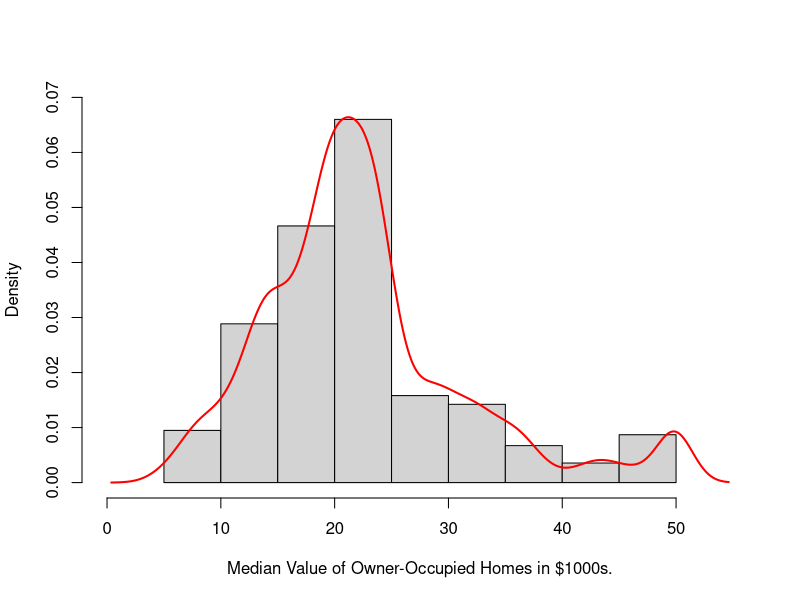
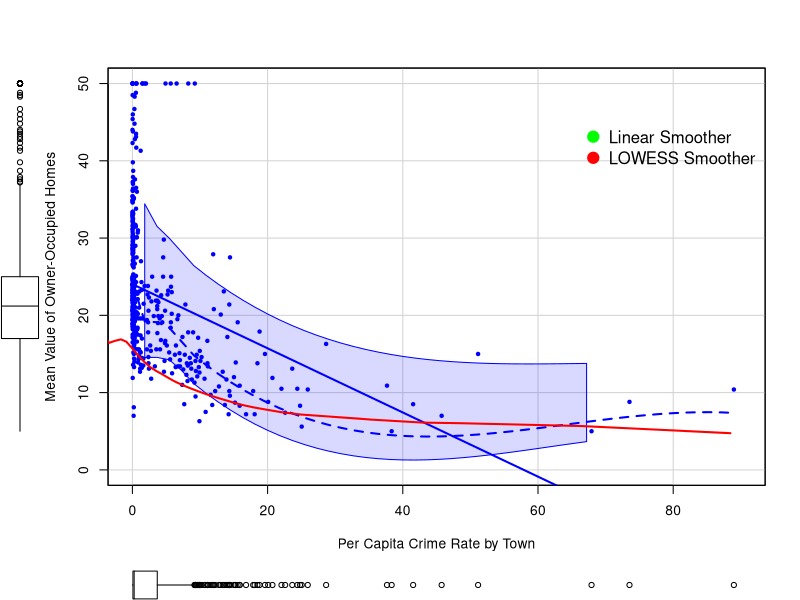
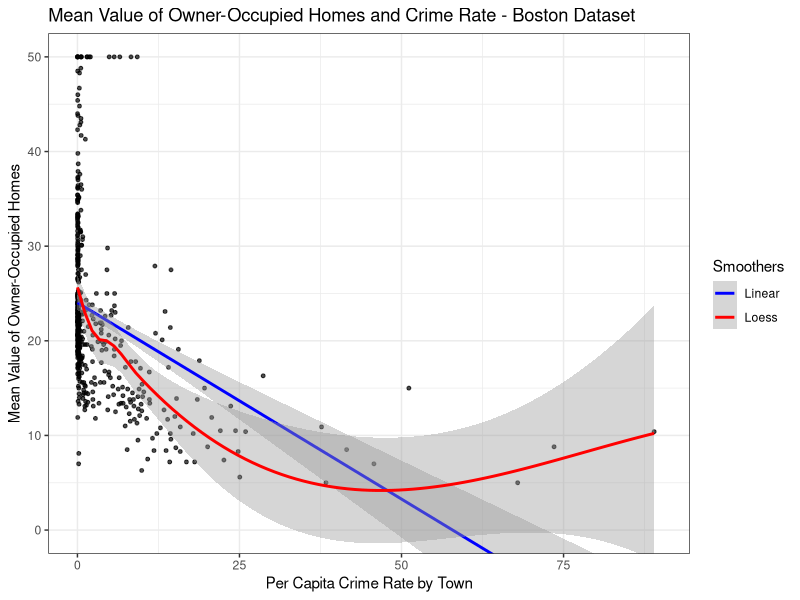
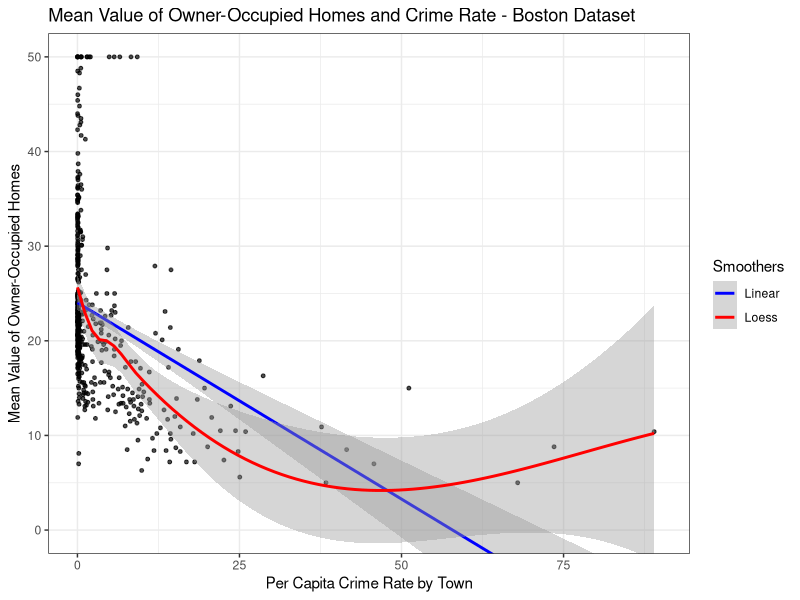
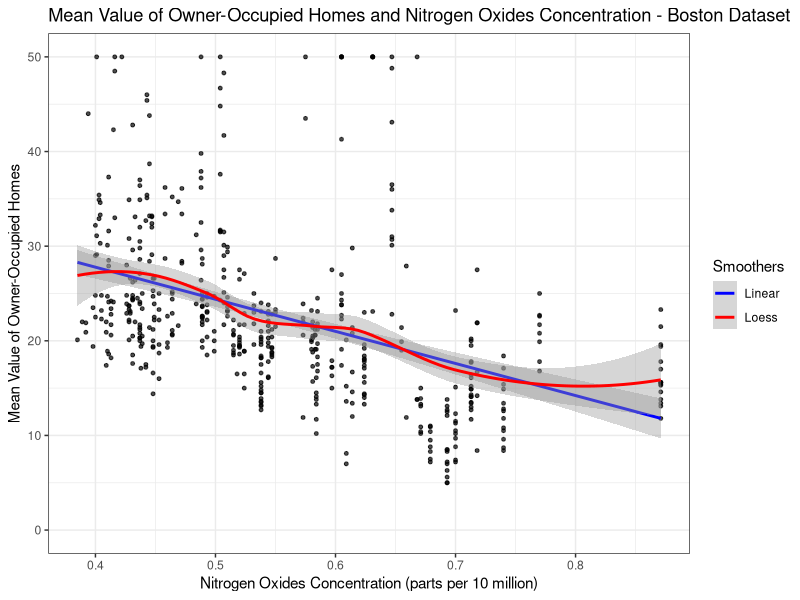
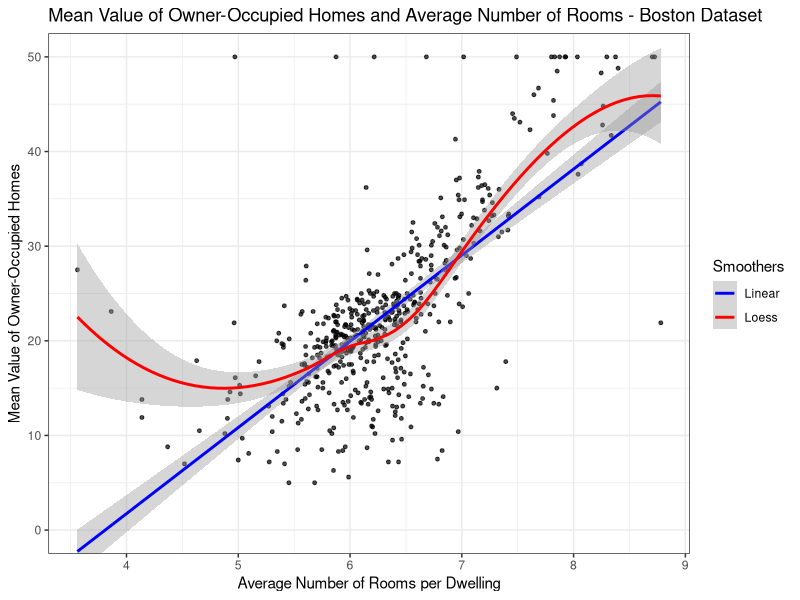
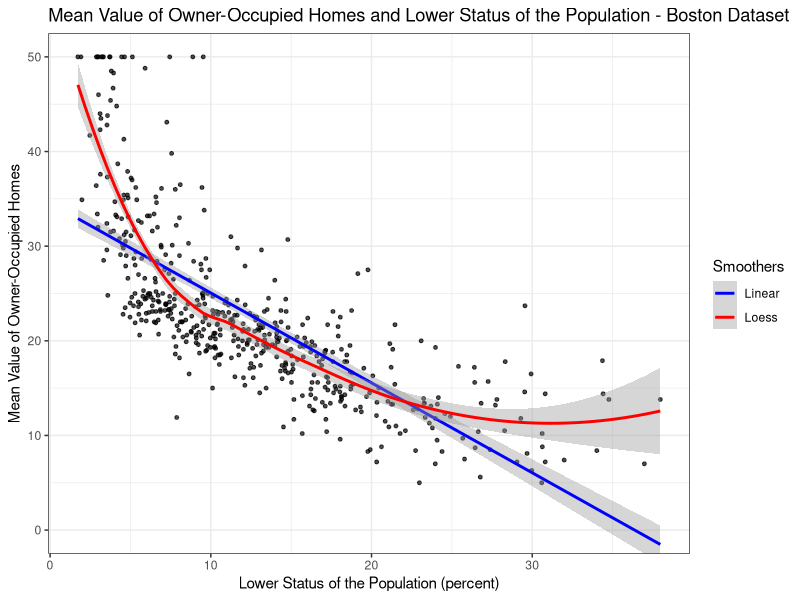
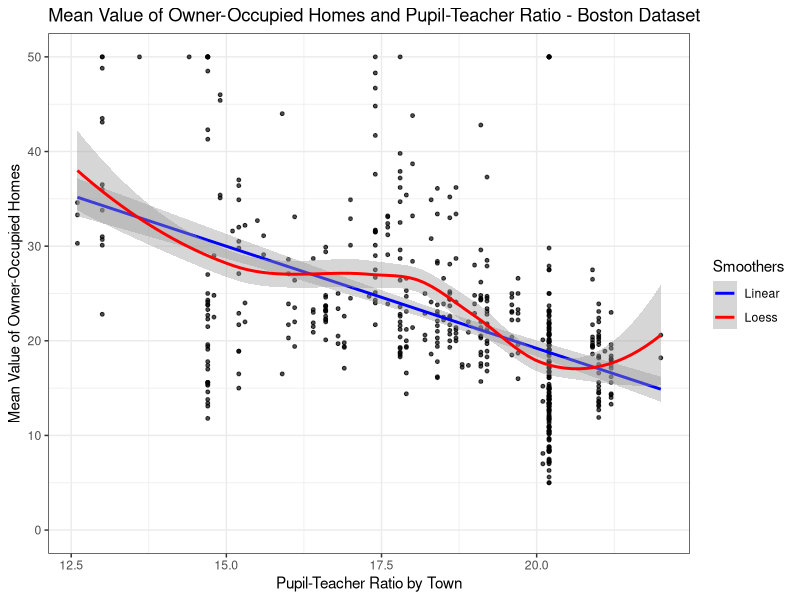

The R source for these figures, in order:
###############################
####### Zápočtová úloha #######
####### Vladislav Belov #######
###############################


### Načtení potřebných knihoven ###
needed.libraries <- c('data.table','car','MASS','ggplot2','ISLR','graphics','effects','lattice')
for(libs in needed.libraries) require(libs, character.only = TRUE)


### Načtení dat ###
? Boston
head(Boston)
data <- Boston


############
### Q01: ###
############

# Z použití funkce 'summary' vyplývá, že v datovém souboru nejsou chybějicí hodnoty (NA), navíc
# lze také vidět základní charakteristiky proměnných.
summary(data)

# Rozměry datového souboru jsou 506x14, což odpovídá rozměrům uvedeným v zadání zápočtové úlohy.
dim(data)


############
### Q02: ###
############

# Histogram a odhad hustoty pro odezvu 'medv'.
hist(data$medv, freq=F, main="", xlab="Median Value of Owner-Occupied Homes in $1000s.",xlim=c(0, 55), ylim=c(0, 0.07))
lines(density(data$medv), col="red", lwd=2)


############
### Q03: ###
############

### (a) Scatter plot závislosti cen nemovitostí na kriminalitě (knihovna 'car'). ###
# + smoothery
scatterplot(medv ~ crim, data, grid = T, smoother = NULL, lwd = 2,
            xlab = "Per Capita Crime Rate by Town", 
            ylab = "Mean Value of Owner-Occupied Homes",
            xlim = c(0, 90), 
            ylim = c(0, 50),
            pch = 20)
lines(lowess(x = data$crim, y = data$medv), col = "red", lwd = 2)
legend("topright", 
       legend = c("Linear Smoother", "LOWESS Smoother"), 
       col = c("green", "red"), 
       pch = c(19,19), 
       bty = "n", 
       pt.cex = 1.5, 
       cex = 1, 
       text.col = "black", 
       horiz = F , 
       inset = c(0, 0.1),)

### (b) Scatter plot závislosti cen nemovitostí na kriminalitě (knihovna 'ggplot2'). ###
# + smoothery s konfidenčními intervaly
# ('loess smoother' je obecnější než 'lowess') 
p1 <- ggplot(data, aes(x=crim, y=medv)) +
  geom_point(size=1, alpha=0.7) +
  geom_smooth(method = 'lm', formula = y ~ x, aes(colour="Linear"))  +
  geom_smooth(method = 'loess', formula = y ~ x, aes(colour="Loess")) +
  scale_colour_manual(name="Smoothers", values=c("blue", "red")) + 
  theme_bw() +
  xlab("Per Capita Crime Rate by Town") +
  ylab("Mean Value of Owner-Occupied Homes") +
  ggtitle("Mean Value of Owner-Occupied Homes and Crime Rate - Boston Dataset") +
  coord_cartesian(xlim=c(0, 90), ylim=c(0, 50))
p1

### Vybereme zbůsob (b) pro zobrazení závislosti 'medv' na ostatních parametrech: ###
p2 <- ggplot(data, aes(x=nox, y=medv)) +
  geom_point(size=1, alpha=0.7) +
  geom_smooth(method = 'lm', formula = y ~ x, aes(colour="Linear"))  +
  geom_smooth(method = 'loess', formula = y ~ x, aes(colour="Loess")) +
  scale_colour_manual(name="Smoothers", values=c("blue", "red")) + 
  theme_bw() +
  xlab("Nitrogen Oxides Concentration (parts per 10 million)") +
  ylab("Mean Value of Owner-Occupied Homes") +
  ggtitle("Mean Value of Owner-Occupied Homes and Nitrogen Oxides Concentration - Boston Dataset") +
  coord_cartesian(xlim=c(0.385, 0.8710), ylim=c(0, 50)) 
p3 <- ggplot(data, aes(x=rm, y=medv)) +
  geom_point(size=1, alpha=0.7) +
  geom_smooth(method = 'lm', formula = y ~ x, aes(colour="Linear"))  +
  geom_smooth(method = 'loess', formula = y ~ x, aes(colour="Loess")) +
  scale_colour_manual(name="Smoothers", values=c("blue", "red")) + 
  theme_bw() +
  xlab("Average Number of Rooms per Dwelling") +
  ylab("Mean Value of Owner-Occupied Homes") +
  ggtitle("Mean Value of Owner-Occupied Homes and Average Number of Rooms - Boston Dataset") +
  coord_cartesian(xlim=c(3.561, 8.780), ylim=c(0, 50))
p4 <- ggplot(data, aes(x=lstat, y=medv)) +
  geom_point(size=1, alpha=0.7) +
  geom_smooth(method = 'lm', formula = y ~ x, aes(colour="Linear"))  +
  geom_smooth(method = 'loess', formula = y ~ x, aes(colour="Loess")) +
  scale_colour_manual(name="Smoothers", values=c("blue", "red")) + 
  theme_bw() +
  xlab("Lower Status of the Population (percent)") +
  ylab("Mean Value of Owner-Occupied Homes") +
  ggtitle("Mean Value of Owner-Occupied Homes and Lower Status of the Population - Boston Dataset") +
  coord_cartesian(xlim=c(1.7, 38), ylim=c(0, 50))
p5 <- ggplot(data, aes(x=ptratio, y=medv)) +
  geom_point(size=1, alpha=0.7) +
  geom_smooth(method = 'lm', formula = y ~ x, aes(colour="Linear"))  +
  geom_smooth(method = 'loess', formula = y ~ x, aes(colour="Loess")) +
  scale_colour_manual(name="Smoothers", values=c("blue", "red")) + 
  theme_bw() +
  xlab("Pupil-Teacher Ratio by Town") +
  ylab("Mean Value of Owner-Occupied Homes") +
  ggtitle("Mean Value of Owner-Occupied Homes and Pupil-Teacher Ratio - Boston Dataset") +
  coord_cartesian(xlim=c(12.6, 22), ylim=c(0, 50))
p6 <- ggplot(data, aes(x=dis, y=medv)) +
  geom_point(size=1, alpha=0.7) +
  geom_smooth(method = 'lm', formula = y ~ x, aes(colour="Linear"))  +
  geom_smooth(method = 'loess', formula = y ~ x, aes(colour="Loess")) +
  scale_colour_manual(name="Smoothers", values=c("blue", "red")) + 
  theme_bw() +
  xlab("Weighted Mean of Distances to Five Boston Employment Centres") +
  ylab("Mean Value of Owner-Occupied Homes") +
  ggtitle("Mean Value of Owner-Occupied Homes and Mean of Distances to Centres - Boston Dataset") +
  coord_cartesian(xlim=c(1, 12.5), ylim=c(0, 50))

### Grafy: ###
# Mean Value of Owner-Occupied Homes and Crime Rate
p1
# Mean Value of Owner-Occupied Homes and Nitrogen Oxides Concentration
p2
# Mean Value of Owner-Occupied Homes and Average Number of Rooms
p3
# Mean Value of Owner-Occupied Homes and Lower Status of the Population
p4
# Mean Value of Owner-Occupied Homes and Pupil-Teacher Ratio
p5
# Mean Value of Owner-Occupied Homes and Mean of Distances to Centres
p6


############
### Q04: ###
############

### Boxplot pro proměnnou 'rad' ###
radbp <- ggplot(data, aes(x=rad, y=medv, group=rad)) + 
  geom_boxplot(fill="white", colour="darkblue", notch=F) +
  geom_jitter(width = 0.2) +
  xlab("Index of Accessibility to Radial Highways") +
  ylab("Mean Value of Owner-Occupied Homes") + 
  ggtitle("Mean Value of Owner-Occupied Homes and Index of Accessibility to Radial Highways")
radbp

### Boxplot pro proměnnou 'chas' ###
is.factor(data$chas)
data$chas <- as.factor(data$chas)
chasbp <- ggplot(data, aes(x=chas, y=medv, group=chas)) + 
  geom_boxplot(fill="white", colour="darkblue", notch=F) +
  geom_jitter(width = 0.2) +
  xlab("Charles River Dummy Variable") +
  ylab("Mean Value of Owner-Occupied Homes") + 
  ggtitle("Mean Value of Owner-Occupied Homes and Index of Accessibility to Radial Highways")
chasbp

### Boxplot pro proměnnou 'rad' s transformací ###
data["newrad"] <- "Low Accessibility"
data$newrad[data$rad < 10] = "High Accessibility"
newradbp <- ggplot(data, aes(x=newrad, y=medv, group=newrad)) + 
  geom_boxplot(fill="white", colour="darkblue", notch=TRUE) +
  geom_jitter(width = 0.2) + 
  xlab("Index of Accessibility to Radial Highways") +
  ylab("Mean Value of Owner-Occupied Homes") + 
  ggtitle("Mean Value of Owner-Occupied Homes and Index of Accessibility to Radial Highways")
newradbp


############
### Q05: ###
############
